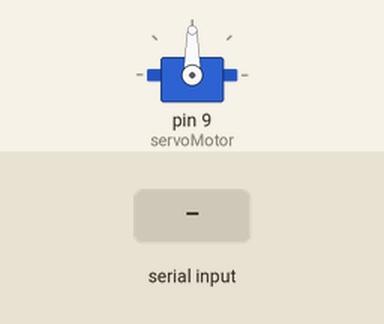
This sketch was run on a simulated Arduino Uno, built with avr-gcc and run on an emulated ATmega328P. On the bench: servo. Inputs (shaded band) come from the test bench.

Above: at 1.2 s.
1.3 s: "30,150\n" received over Serial
At 3.1 s:
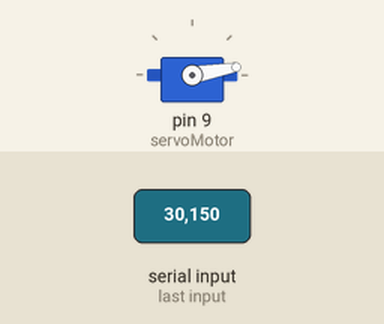
3.8 s: "90,45\n" received over Serial
At 4.3 s:
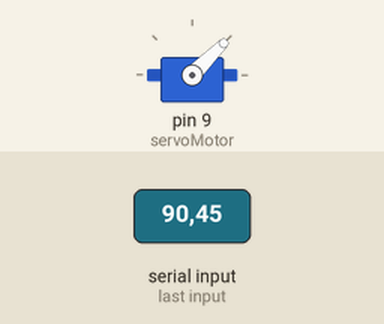
6.3 s: "200\n" received over Serial
At 7.1 s:
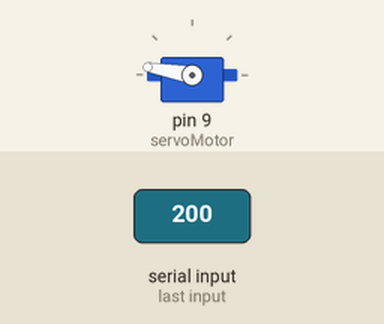
Timing chart, 0 to 9.3 s (numbered marks = the images above; inputs shaded):
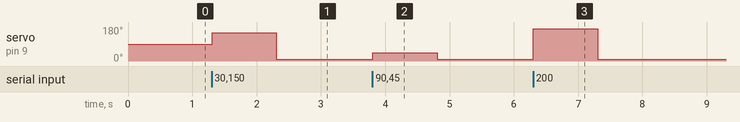

The sketch:

robot.ino
```cpp
#include <Servo.h>

Servo servoMotor;  // Create a servo object to control the servo motor
int angle = 90;    // Initial angle set to 90 degrees

void setup() {
  Serial.begin(9600);  // Initialize serial communication
  servoMotor.attach(9);  // Attach the servo to pin 9
  servoMotor.write(angle);  // Set initial angle
}

void loop() {
  if (Serial.available() > 0) {  // Check if data is available to read
    int receivedAngle = Serial.parseInt();  // Read the angle value from serial
    angle = constrain(receivedAngle, 10, 170);  // Constrain angle between 10 and 170 degrees
    servoMotor.write(angle);  // Move the servo to the constrained angle
  }
}
```

Measured:
- after the input at 1.3 s, servo on pin 9 (servoMotor): 90° → 150° at once, → 10° 1.0 s later
- after the input at 3.8 s, servo on pin 9 (servoMotor): 10° → 45° at once, → 10° 1.0 s later
- after the input at 6.3 s, servo on pin 9 (servoMotor): 10° → 170° at once, → 10° 1.0 s later
